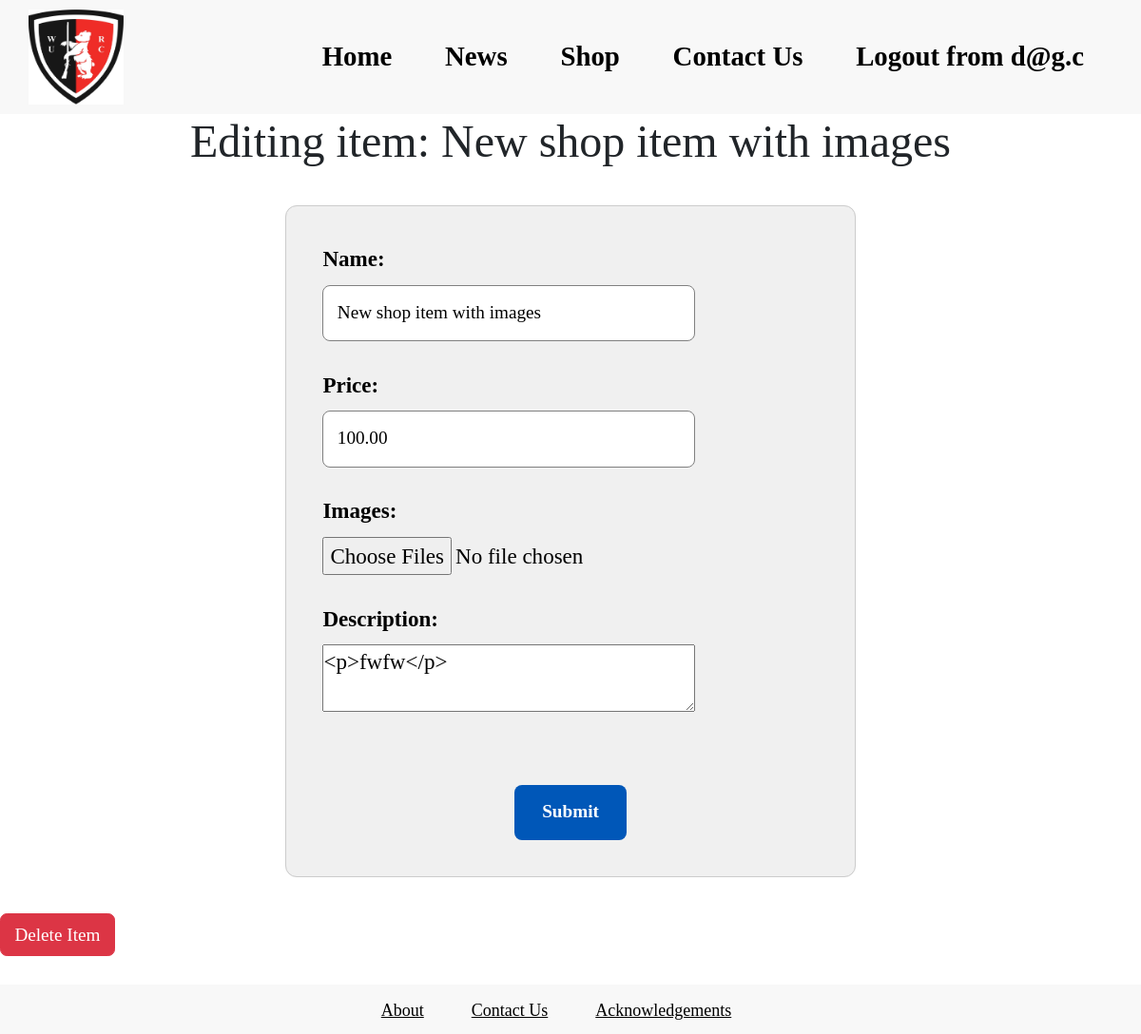
Before: /shop/edit/2 (signed in) with the older database file.
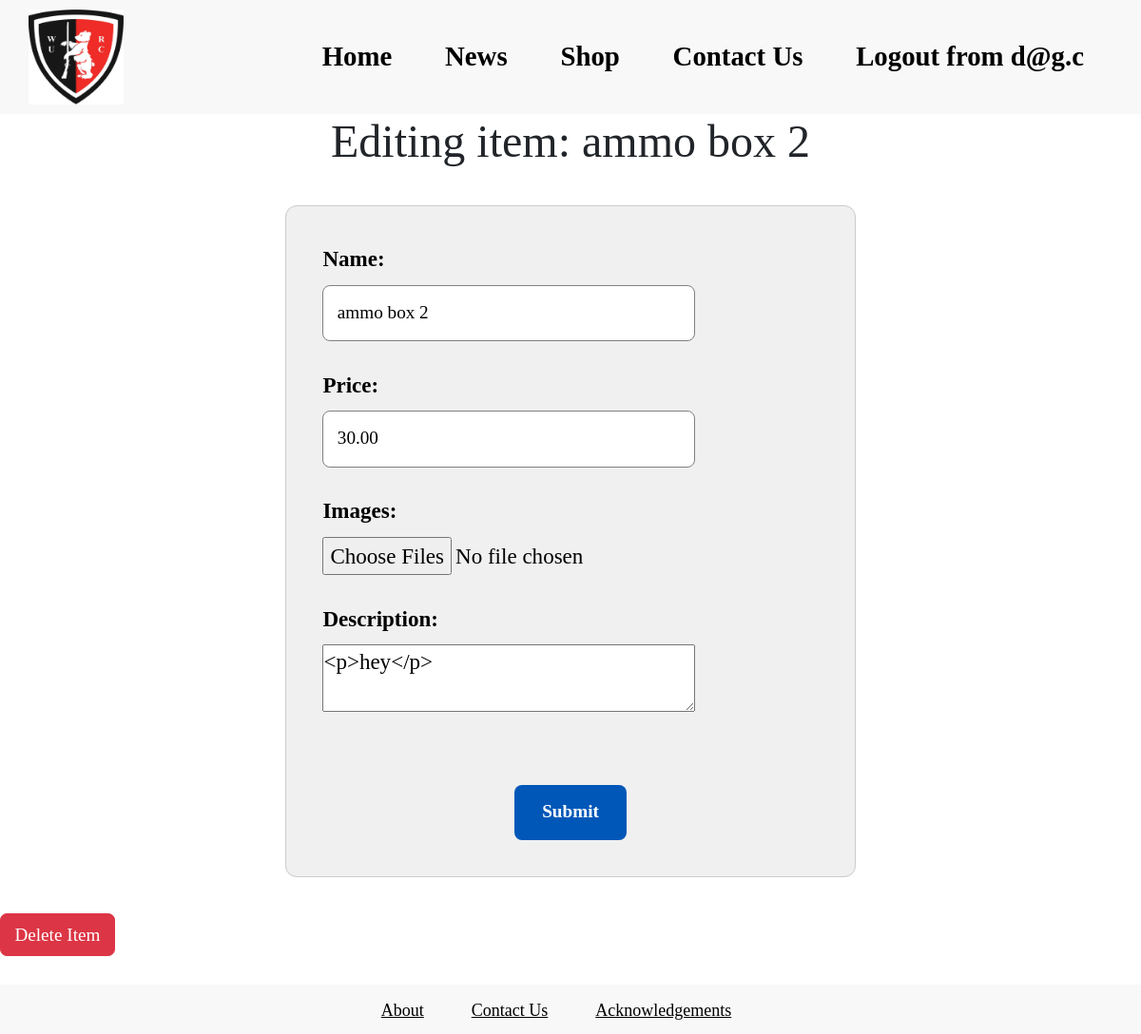
After: the same page with the newer database file.
### db_schema.py (models this page shows)
class ShopItem(db.Model):
    __tablename__ = 'shop_items'
    id = db.Column(db.Integer, primary_key=True)
    name = db.Column(db.String(100), nullable=False)
    description = db.Column(db.Text, nullable=False)
    price = db.Column(db.Float, nullable=False)
    image_url = db.Column(db.String(255), nullable=True)  # URL to the image of the item
    created_at = db.Column(db.DateTime, default=datetime.now())
    updated_at = db.Column(db.DateTime, default=datetime.now(), onupdate=datetime.now())
    creator_id = db.Column(db.Integer, db.ForeignKey('admins.id'), nullable=False)
    creator = db.relationship('Admin', backref=db.backref('shop_items', lazy=True))
    images = db.relationship('Image', backref='shop_item', lazy=True)

### server/blueprints/shop.py (the view, shortened to what this page needs)
@shop_bp.route('/edit/<int:item_id>', methods=['GET', 'POST'])
@login_required
def edit_shop_item(item_id):
    item = ShopItem.query.get_or_404(item_id)
    form = ShopItemForm(obj=item)
    return render_template("shop/edit_shop_item.html", form=form, item=item)

### server/forms/shop_forms.py
class ShopItemForm(FlaskForm):
    name = StringField('Name:', name="name", validators=[DataRequired(), Length(max=100)])
    description = CKEditorField('Description:', name="description", validators=[DataRequired()])
    images = MultipleFileField("Images:")
    price = DecimalField('Price:', name="price", validators=[DataRequired(), NumberRange(min=0.010, message="Price must be a positive number")], places=2, rounding=None)
    submit = SubmitField('Submit')

### app.py (called while the page is built)
@login_manager.user_loader
def load_user(user_id):
    from db_schema import Admin
    return Admin.query.get(int(user_id))

### templates/shop/edit_shop_item.html (shortened to what this page needs)
{% extends "layout.html" %}
{% block content %}
    <h1>Editing item: {{ item.name }}</h1>
    <form method="post" action="{{ url_for('shop.edit_shop_item', item_id=item.id) }}" enctype="multipart/form-data">
        <fieldset class="box-form-dark">
            {% include 'shop/partials/create_shop_form.html' %}
        </fieldset>
    </form>
    <a href="{{ url_for('shop.delete_shop_item', item_id=item.id) }}" class="btn btn-danger"
       onclick="return confirm('Are you sure you want to delete this item?');">Delete Item</a>
{% endblock %}

### templates/shop/partials/create_shop_form.html (shortened to what this page needs)
{% extends 'partials/form.html' %}
{% block fields %}
    <div class="form-input-collection">
        <div>
            <div class="form-input-section">
                {{ form.name.label }}
                {{ form.name(size=30, class="form-field") }}
            </div>
            <div class="form-input-section">
                {{ form.price.label }}
                {{ form.price(class="form-field") }}
            </div>
            <div class="form-input-section">
                {{ form.images.label }}
                {{ form.images(multiple=True) }}
            </div>
            <div class="form-input-section">
                {{ form.description.label }}
                {{ form.description() }}
            </div>
        </div>
    </div>
{% endblock %}

Changed rows visible on the page:
changed ShopItem: name "New shop item with images" → "ammo box 2"; price "100.00" → "30.00"; description "<p>fwfw</p>" → "<p>hey</p>"
